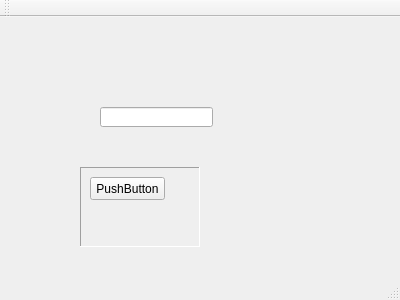
<?xml version="1.0" encoding="UTF-8"?>
<ui version="4.0">
 <class>Chapter4</class>
 <widget class="QMainWindow" name="Chapter4">
  <property name="geometry">
   <rect>
    <x>0</x>
    <y>0</y>
    <width>400</width>
    <height>300</height>
   </rect>
  </property>
  <property name="windowTitle">
   <string>Chapter4</string>
  </property>
  <widget class="QWidget" name="centralWidget">
   <widget class="QLineEdit" name="lineEdit">
    <property name="geometry">
     <rect>
      <x>100</x>
      <y>90</y>
      <width>113</width>
      <height>20</height>
     </rect>
    </property>
   </widget>
   <widget class="QFrame" name="frame">
    <property name="geometry">
     <rect>
      <x>80</x>
      <y>150</y>
      <width>120</width>
      <height>80</height>
     </rect>
    </property>
    <property name="frameShape">
     <enum>QFrame::Panel</enum>
    </property>
    <property name="frameShadow">
     <enum>QFrame::Sunken</enum>
    </property>
    <widget class="QPushButton" name="pushButton">
     <property name="geometry">
      <rect>
       <x>10</x>
       <y>10</y>
       <width>75</width>
       <height>23</height>
      </rect>
     </property>
     <property name="text">
      <string>PushButton</string>
     </property>
    </widget>
   </widget>
  </widget>
  <widget class="QMenuBar" name="menuBar">
   <property name="geometry">
    <rect>
     <x>0</x>
     <y>0</y>
     <width>400</width>
     <height>23</height>
    </rect>
   </property>
  </widget>
  <widget class="QToolBar" name="mainToolBar">
   <attribute name="toolBarArea">
    <enum>TopToolBarArea</enum>
   </attribute>
   <attribute name="toolBarBreak">
    <bool>false</bool>
   </attribute>
  </widget>
  <widget class="QStatusBar" name="statusBar"/>
 </widget>
 <layoutdefault spacing="6" margin="11"/>
 <resources/>
 <connections/>
</ui>
